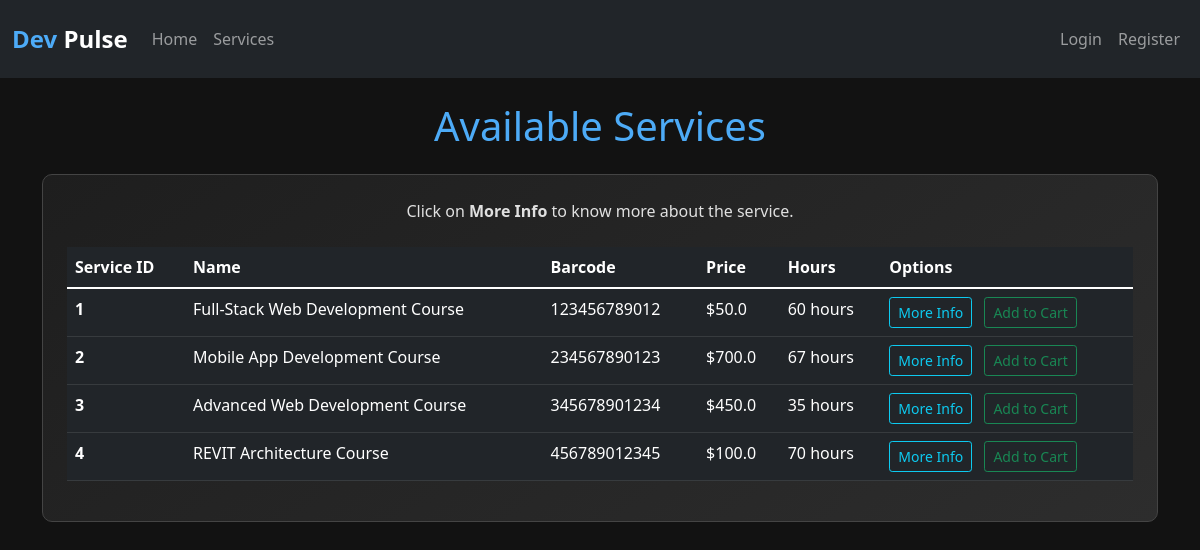
/services, run on the app's committed database.
### market.py (models this page shows, shortened)
class Item(db.Model):
    id = db.Column(db.Integer, primary_key=True)
    service = db.Column(db.Integer, unique=True, nullable=False)
    name = db.Column(db.String(100), nullable=False)
    price = db.Column(db.Float, nullable=False)
    hours = db.Column(db.Integer, nullable=False)
    barcode = db.Column(db.String(12), unique=True, nullable=False)
    description = db.Column(db.Text, nullable=False)
    instructor = db.Column(db.String(100), nullable=False)

### market.py (the view)
@app.route('/services')
def services_page():
    try:
        items = Item.query.all()
        return render_template('services.html', items=items)
    except Exception as e:
        print(f"Error loading services: {e}")
        return render_template('services.html', items=[])

### templates/services.html (shortened to what this page needs)
{% extends 'base.html' %}
{% block content %}
<div class="row">
    <div class="col-12">
        <h1 class="text-center mb-4" style="color: #4dabf7;">Available Services</h1>
        <div class="market-card p-4 mb-4">
            <p class="text-center mb-4">Click on <strong>More Info</strong> to know more about the service.</p>
            <table class="table table-dark table-hover">
                <thead>
                    <tr>
                        <th scope="col">Service ID</th>
                        <th scope="col">Name</th>
                        <th scope="col">Barcode</th>
                        <th scope="col">Price</th>
                        <th scope="col">Hours</th>
                        <th scope="col">Options</th>
                    </tr>
                </thead>
                <tbody>
                    {% if items %}
                        {% for item in items %}
                            <tr>
                                <td><strong>{{ item.service }}</strong></td>
                                <td>{{ item.name }}</td>
                                <td>{{ item.barcode }}</td>
                                <td>${{ item.price }}</td>
                                <td>{{ item.hours }} hours</td>
                                <td>
                                    <button class="btn btn-outline-info btn-sm me-2" onclick="showItemDetails({{ item.service }})">
                                        More Info
                                    </button>
                                    <button class="btn btn-outline-success btn-sm" onclick="addToCart({{ item.service }})">
                                        Add to Cart
                                    </button>
                                </td>
                            </tr>
                        {% endfor %}
                    {% else %}
                        <tr>
                            <td colspan="6" class="text-center">No services available</td>
                        </tr>
                    {% endif %}
                </tbody>
            </table>
        </div>
    </div>
</div>
{% endblock %}

### templates/base.html (shortened to what this page needs)
<!DOCTYPE html>
<html lang="en">
<head>
    <link href="https://cdn.jsdelivr.net/npm/bootstrap@5.1.3/dist/css/bootstrap.min.css" rel="stylesheet">
    <link rel="stylesheet" href="https://cdn.jsdelivr.net/npm/bootstrap-icons@1.8.1/font/bootstrap-icons.css">
</head>
<body>
    <nav class="navbar navbar-expand-lg navbar-dark bg-dark py-3">
        <div class="container-fluid">
            <a class="navbar-brand" href="{{ url_for('home_page') }}">
                <span style="color: #4dabf7;">Dev</span> Pulse
            </a>
            <div class="collapse navbar-collapse" id="navbarNav">
                <ul class="navbar-nav me-auto">
                    <li class="nav-item">
                        <a class="nav-link" href="{{ url_for('home_page') }}">Home</a>
                    </li>
                    <li class="nav-item">
                        <a class="nav-link" href="{{ url_for('services_page') }}">Services</a>
                    </li>
                </ul>
                <div class="navbar-nav">
                    {% if current_user.is_authenticated %}
                    <a class="nav-link position-relative" href="{{ url_for('cart_page') }}" id="cartLink">
                        <i class="bi bi-cart"></i> Cart
                        <span id="cartCount" class="position-absolute top-0 start-100 translate-middle badge rounded-pill bg-danger" style="display: none;">
                            0
                        </span>
                    </a>
                    <li class="nav-item">
                        <a class="nav-link" href="{{ url_for('logout_page') }}">Logout</a>
                    </li>
                    {% else %}
                    <li class="nav-item">
                        <a class="nav-link" href="{{ url_for('login_page') }}">Login</a>
                    </li>
                    <li class="nav-item">
                        <a class="nav-link" href="{{ url_for('register_page') }}">Register</a>
                    </li>
                    {% endif %}
                </div>
            </div>
        </div>
    </nav>
    <div class="container mt-4">
        {% block content %}
        {% endblock %}
    </div>
</body>
</html>

### templates/base.html (style rules this page uses)
body { background-color: #121212; color: #e0e0e0; font-family: 'Segoe UI', Tahoma, Geneva, Verdana, sans-serif; }
.navbar-brand { font-weight: bold; font-size: 1.5rem; }
.market-card { background: linear-gradient(145deg, #1e1e1e, #2d2d2d); border: 1px solid #444; border-radius: 10px; transition: transform 0.3s; }

### data on the page
Item: service "1", name "Full-Stack Web Development Course", barcode "123456789012", price "50.0", hours "60"
Item: service "2", name "Mobile App Development Course", barcode "234567890123", price "700.0", hours "67"
Item: service "3", name "Advanced Web Development Course", barcode "345678901234", price "450.0", hours "35"
Item: service "4", name "REVIT Architecture Course", barcode "456789012345", price "100.0", hours "70"
